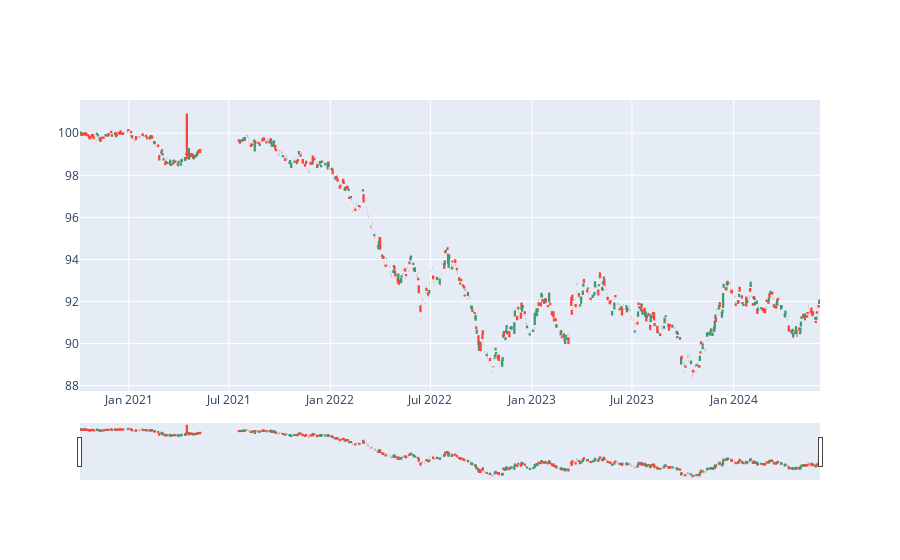

Source (notebook cell):
### Markdown cell above
## Candlestick Plots

* Pregúntele a cualquier persona en el ámbito financiero, la mejor manera de representar una acción en términos de un gráfico sería un gráfico de velas japonesas.

* Estos son esencialmente pequeños diagramas de caja que representan la apertura, el máximo, el cierre y el mínimo de una acción en un período de tiempo determinado.

* Una vela roja es una vela bajista (Precio de cierre < Precio de apertura) y una vela verde es una vela alcista (Precio de cierre > Precio de apertura)

![](https://images.contentstack.io/v3/assets/blt38dd155f8beb7337/blt7c01ee0ced45a82c/62284bd13b0a2616b0dfb389/Bearish_and_Bullish_Candlestick.jpg)

### Code cell
fig = go.Figure(data=[go.Candlestick(x=data['Date'],
                                    open=data['Open'],
                high=data['High'],
                low=data['Low'],
                close=data['Close'])])
fig.show(figsize = (18,6))

### Figure 1 — Plotly figure (JSON) as saved in the notebook; plotly's stock layout.template omitted (floating-point values rounded to 4 significant figures; data arrays with more than 128 entries replaced by an {"elided": "..."} marker saying what was removed)
{"data": [{"close": {"elided": "876 float values"}, "high": {"elided": "876 float values"}, "low": {"elided": "876 float values"}, "open": {"elided": "876 float values"}, "type": "candlestick", "x": {"elided": "876 str values"}}], "layout": {}}
